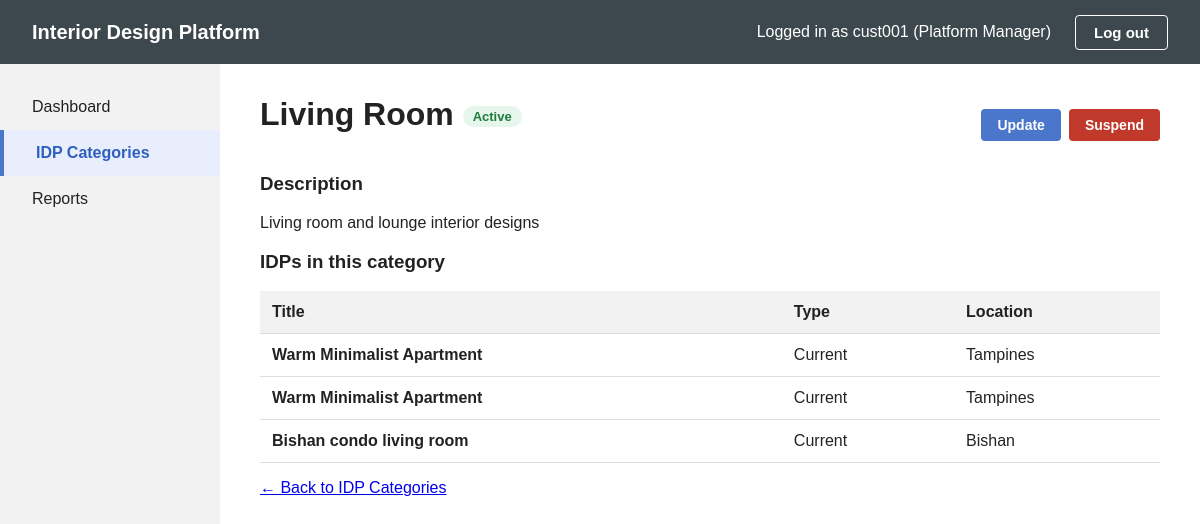
Screenshot of /manager/categories/1 (signed in) with the database file from the repository.
### tables this page shows
CREATE TABLE idp_category (
    categoryId    INTEGER PRIMARY KEY AUTOINCREMENT,
    categoryName  TEXT NOT NULL UNIQUE COLLATE NOCASE,  -- 3-50 chars, capitals don't matter
    description   TEXT NOT NULL DEFAULT '' CHECK(length(description) <= 500),
    status        TEXT NOT NULL DEFAULT 'Active' CHECK(status IN ('Active', 'Suspended')),
    createdDate   TEXT NOT NULL DEFAULT CURRENT_TIMESTAMP
);

CREATE TABLE idp (
    idpId        INTEGER PRIMARY KEY AUTOINCREMENT,
    designerId   INTEGER NOT NULL REFERENCES user_account(userId),
    categoryId   INTEGER NOT NULL REFERENCES idp_category(categoryId),
    title        TEXT NOT NULL CHECK(length(trim(title)) BETWEEN 3 AND 100),
    description  TEXT NOT NULL CHECK(length(trim(description)) BETWEEN 1 AND 2000),
    location     TEXT NOT NULL DEFAULT '' CHECK(length(location) <= 200),
    projectType  TEXT NOT NULL DEFAULT 'Current' CHECK(projectType IN ('Current', 'Past')),
    status       TEXT NOT NULL DEFAULT 'Active' CHECK(status IN ('Active', 'Suspended')),
    createdDate  TEXT NOT NULL DEFAULT CURRENT_TIMESTAMP
);

### app.py (the view)
@app.route("/manager/categories/<int:categoryId>")
@managerLoginRequired
def viewIDPCategory(categoryId):
    return ViewIDPCategoryPage().selectIDPCategory(categoryId)

### app.py (called while the page is built)
@app.after_request
def noCache(response):
    response.headers["Cache-Control"] = "no-store"
    return response

def managerLoginRequired(routeFunction):
    @wraps(routeFunction)
    def wrapper(*args, **kwargs):
        if "userId" not in session:
            return redirect(url_for("platformManagerLogin"))
        return routeFunction(*args, **kwargs)
    return wrapper

@app.context_processor
def headerInfo():
    if "userId" not in session:
        return {}
    return {"headerUsername": session["username"]}

### boundary/viewIDPCategoryPage.py (called while the page is built)
    def selectIDPCategory(self, categoryId):
        idpCategory = self.viewIDPCategoryController.viewIDPCategory(categoryId)
        if idpCategory is None:
            return self.displayErrorMessage(MSG_NOT_FOUND)
        idps = self.viewIDPCategoryController.getIDPsInCategory(categoryId)
        return self.displayIDPCategory(idpCategory, idps)

    def displayIDPCategory(self, idpCategory, idps):
        return render_template("viewIDPCategory.html", activePage="categories",
                               category=idpCategory, idps=idps, noIDPsMessage=MSG_NO_IDPS)

### control/viewIDPCategoryController.py (called while the page is built)
    def viewIDPCategory(self, categoryId):
        return IDPCategory().getIDPCategory(categoryId)

    def getIDPsInCategory(self, categoryId):
        return IDPCategory().getIDPsInCategory(categoryId)

### database/db.py (called while the page is built)
def getConnection():
    conn = sqlite3.connect(DB_PATH)
    conn.row_factory = sqlite3.Row     # lets us do row["profileName"]
    return conn

### entity/idpCategory.py (called while the page is built)
    def getIDPCategory(self, categoryId):
        conn = getConnection()
        row = conn.execute("SELECT * FROM idp_category WHERE categoryId = ?", (categoryId,)).fetchone()
        conn.close()
        if row is None:
            return None
        return IDPCategory(**dict(row))

    def getIDPsInCategory(self, categoryId):
        conn = getConnection()
        rows = conn.execute(
            "SELECT * FROM idp WHERE categoryId = ? AND status = 'Active' ORDER BY idpId DESC",
            (categoryId,)).fetchall()
        conn.close()
        return [IDP(**dict(row)) for row in rows]

### templates/viewIDPCategory.html (shortened to what this page needs)
{% extends "platformManagerBase.html" %}
{% block content %}
    {% if category %}
        <div class="page-top">
            <h1>{{ category.categoryName }} <span class="badge {{ category.status|lower }}">{{ category.status }}</span></h1>
            <div class="form-buttons">
                {% if category.status == 'Active' %}
                    <a href="{{ url_for('updateIDPCategory', categoryId=category.categoryId) }}" class="btn-small btn-blue">Update</a>
                    <a href="{{ url_for('suspendIDPCategory', categoryId=category.categoryId) }}" class="btn-small btn-red">Suspend</a>
                {% endif %}
            </div>
        </div>
        <h3>Description</h3>
        <p>{{ category.description or "(no description)" }}</p>
        {% if not showConfirmation %}
        <h3>IDPs in this category</h3>
        {% if idps %}
            <table class="list-table">
                <tr>
                    <th>Title</th>
                    <th>Type</th>
                    <th>Location</th>
                </tr>
                {% for idp in idps %}
                    <tr>
                        <td><strong>{{ idp.title }}</strong></td>
                        <td>{{ idp.projectType }}</td>
                        <td>{{ idp.location or "Not provided" }}</td>
                    </tr>
                {% endfor %}
            </table>
        {% else %}
            <div class="message info">&#8505; {{ noIDPsMessage }}</div>
        {% endif %}
        {% endif %}
        <p><a href="{{ url_for('idpCategories') }}">&larr; Back to IDP Categories</a></p>
    {% else %}
        <h1>IDP category</h1>
        <div class="message error">{{ errorMessage }}</div>
        <a href="{{ url_for('idpCategories') }}" class="btn-small btn-grey">Back to IDP Categories</a>
    {% endif %}
{% endblock %}

### static/style.css (style rules this page uses)
* { box-sizing: border-box; }
body { margin: 0; font-family: Arial, Helvetica, sans-serif; background: #f8f8f8; color: #222; }
.content h1 { margin-top: 0; }
.page-top { display: flex; align-items: center; justify-content: space-between; gap: 16px; flex-wrap: wrap; }
.btn-small { display: inline-block; padding: 8px 16px; font-size: 14px; font-weight: bold; border: none; border-radius: 4px; cursor: pointer; text-decoration: none; }
.btn-blue { background: #4a76cc; color: #fff; }
.btn-red { background: #c0392b; color: #fff; }
.list-table { width: 100%; border-collapse: collapse; }
.list-table th, .list-table td { padding: 12px; text-align: left; border-bottom: 1px solid #ddd; }
.list-table th { background: #f2f2f2; }
.badge { display: inline-block; padding: 3px 10px; border-radius: 12px; font-size: 13px; font-weight: bold; vertical-align: middle; }
.badge.active { background: #e7f6ec; color: #1e7b3c; }
.form-buttons { display: flex; gap: 8px; margin-top: 20px; }
.page-top .form-buttons { margin-top: 0; }

### rows the page displays
idp_category: categoryName "Living Room", status "Active", description "Living room and lounge interior designs"
idp: title "Warm Minimalist Apartment", projectType "Current", location "Tampines"
idp: title "Warm Minimalist Apartment", projectType "Current", location "Tampines"
idp: title "Bishan condo living room", projectType "Current", location "Bishan"

### other values shown
{{ headerUsername }} "cust001"
